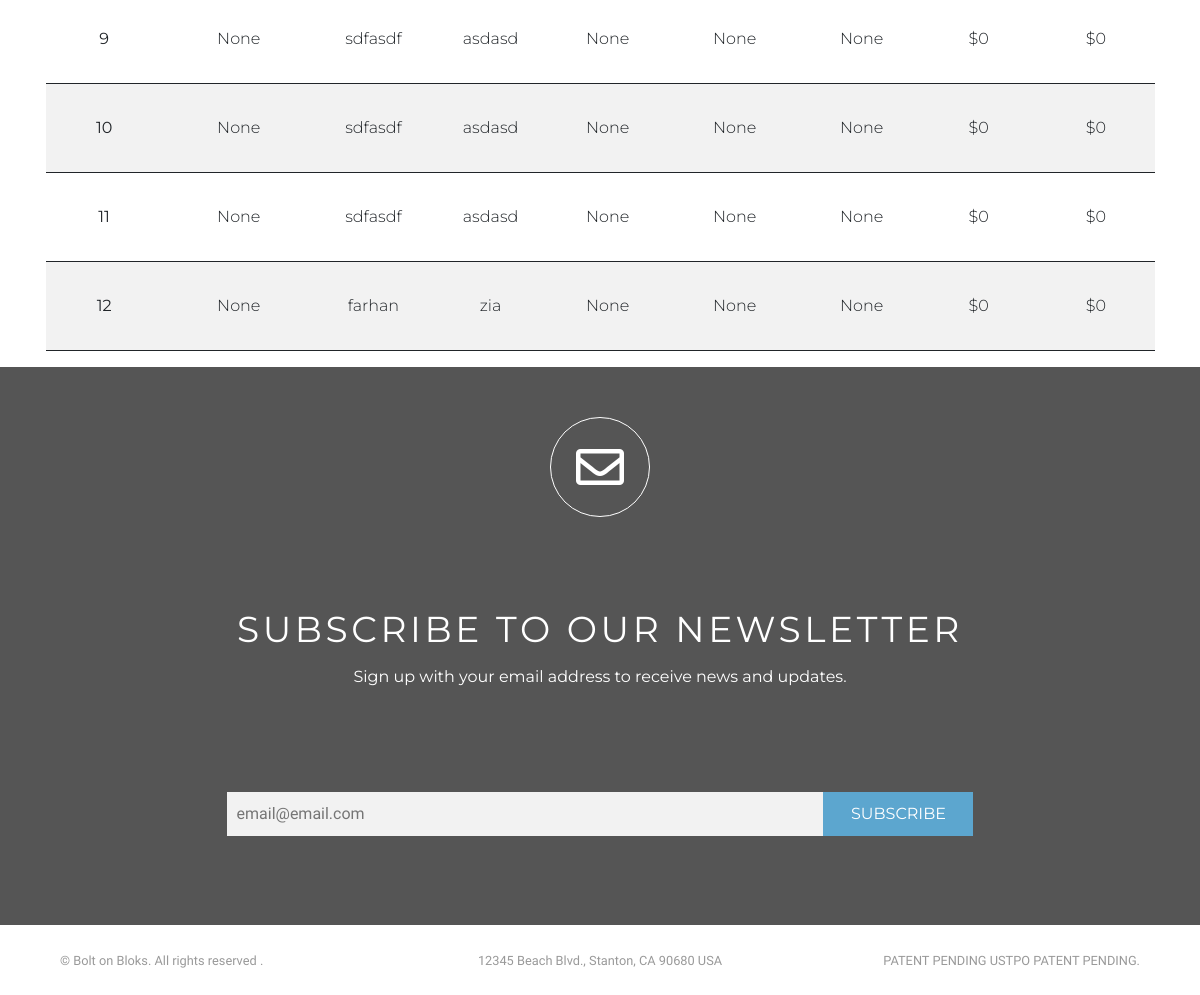
/buyer/applications (signed in, lower part), run on an earlier commit of the app's database.
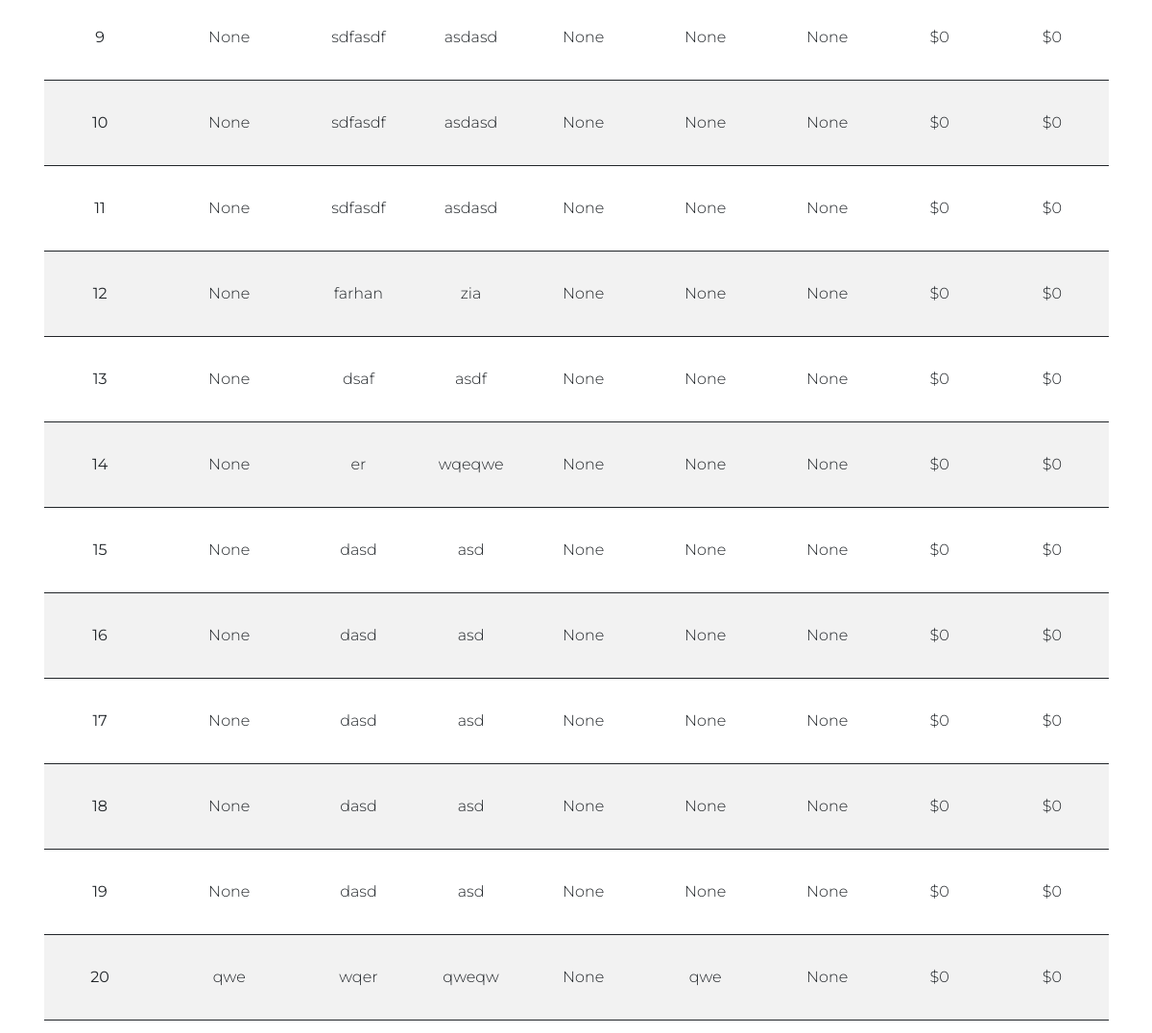
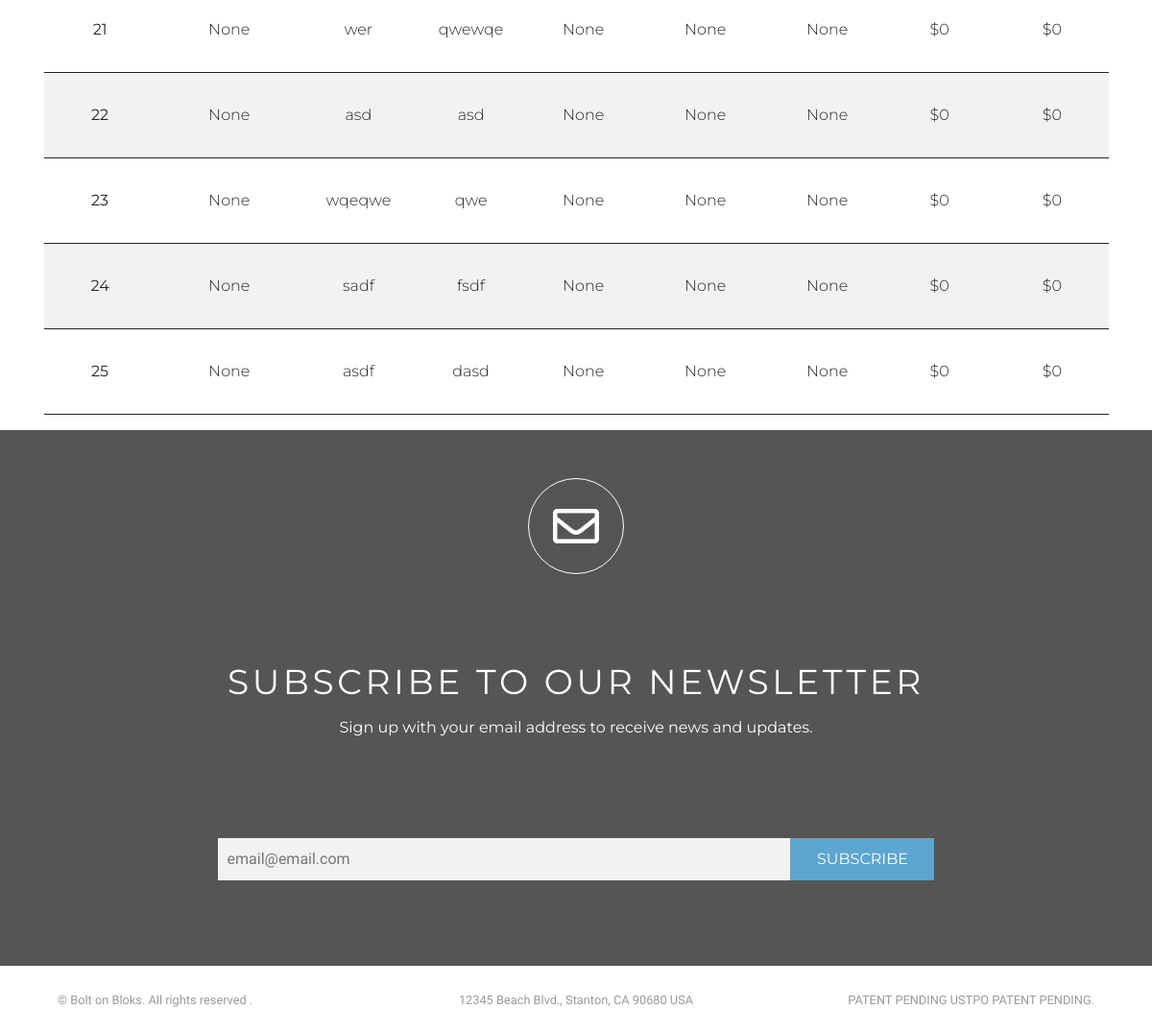
And on a later commit of the database (2 pictures, top to bottom).
### order/models.py (models this page shows)
class Order(models.Model):
    Type_Of_Climate_Area = (
        ('select all','Select All'),
        ('Heavy Snow Load','Heavy Snow Load'),
        ('High Wind','High Wind'),
        ('Tornado','Tornado'),
        ('Earthquake','Earthquake'),
        ('Desert','Desert'),
        ('Other','Other '),
    )
    YES_NO_CHOICES = (
        ('yes', 'Yes'),
        ('no', 'No')
    )
    user = models.ForeignKey(User, on_delete=models.CASCADE, default=None, blank=True, null=True)
    f_name = models.CharField('First Name',max_length=100)
    l_name = models.CharField('Last Name',max_length=100)
    email = models.EmailField('Email',max_length=100, help_text="Optional", blank=True, null=True)
    company_name = models.CharField('Name of Company',max_length=100, help_text="Optional", blank=True, null=True)
    phone_number = models.CharField(("Phone Number"), max_length = 18, help_text="Optional", blank=True, null=True)
    zipcode = USZipCodeField("Zip Code",blank=True, null=True)
    letter_of_credit = models.CharField("Do you have a Letter of Credit?", max_length=5, choices= YES_NO_CHOICES, blank=True, null=True)
    how_much_letter_of_credit= models.CharField("What is the value of your Letter of Credit (in USD)?",max_length=50, help_text="in USD$", blank=True, null=True)
    line_of_credit = models.CharField("Do you have a Line of Credit?", max_length=5, choices= YES_NO_CHOICES, blank=True, null=True)
    how_much_line_of_credit= models.CharField("What is the currently unused amount in your Line of Credit?",max_length=50, help_text="in USD$",blank=True, null=True)
    STATUS_CHOICES = (("3-6 Months","3-6 Months"),
        ("6-9 Months", "6-9 Months"),
        ("1 Year or More", "1 Year or More"),
        )
    When_To_Order =(
        ('urgent','Urgent(within 30 days)'),
        ('other','Other'),
        )
    when_to_order = models.CharField("When are you looking to order?",choices=When_To_Order ,max_length=50, default=None, null=True, blank=True)
    other_when_to_order = models.CharField("When To Order",choices=STATUS_CHOICES ,max_length=50, default=None, null=True, blank=True)
    type_of_climate_area = MultiSelectField("On which type of climate area(s) will the development(s) be sited? ",choices=Type_Of_Climate_Area, max_length=300, blank=True, null=True)
    other_type_of_climate_area =models.CharField(max_length=200, verbose_name="Other", null=True, blank=True)
    septic_infrastructure  = models.CharField("Does the development site already have septic infrastructure or service?",choices=YES_NO_CHOICES, max_length=100, blank=True, null=True)
    installation_septic_infrastructure  = models.CharField("Does it require the installation of septic infrastructure? (There will be a charge for initial infrastructure installation and periodic maintenance service charges.) ",choices=YES_NO_CHOICES, max_length=100, blank=True, null=True, default=None)
    class Meta:
        verbose_name = "Buyer Application"
        verbose_name_plural = "Buyer Applications"

### order/views.py (the view)
# urls.py: path('buyer/applications',ViewBuyerApp.as_view(), name="buyer-app"),
class ViewBuyerApp(LoginRequiredMixin, UserPassesTestMixin, ListView):
    def test_func(self):
        if self.request.user.is_superuser:
            return True
        else:
            return False
    model = Order
    template_name = 'order/view_orders.html'
    context_object_name = 'orders'
    def get_context_data(self, **kwargs):
        context = super(ViewBuyerApp, self).get_context_data(**kwargs)
        context.update({'title': 'Orders'})
        return context
    def get_queryset(self):
        qs = Order.objects.annotate(fieldsum=(Cast('how_much_letter_of_credit', FloatField(
        ))) + (Cast('how_much_line_of_credit', FloatField()))).order_by('-when_to_order', '-fieldsum')
        return qs

### users/forms.py
class EmailListForm(forms.ModelForm):
    class Meta:
        model = EmailList
        fields = ['email']
    def __init__(self, *args, **kwargs):
        super(EmailListForm, self).__init__(*args, **kwargs)
        self.fields['email'].widget.attrs.update({
            'placeholder': 'email@email.com',
            "class":"news-input",
        })

### users/context_processor.py (called while the page is built)
def email_form(request):
    form = EmailListForm()
    return {"subscribe_form":form}

### order/templates/order/view_orders.html (shortened to what this page needs)
{% extends "users/base.html" %}
{% load crispy_forms_tags %}
{% load static %}
{% load humanize %}
{% block content%}
<div class="container">
    <div class="row">
        <div class="col-md-12 table-responsive">
            <table class="text-center view_order_table table table-striped table-bordered animate zoomIn">
                {% for order in orders %}
                    <tr>
                        <td colspan="0"><strong>{{forloop.counter}}</strong></td>
                        <td>{{order.company_name}}</td>
                        <td>{{order.f_name}}</td>
                        <td>{{order.l_name}}</td>
                        <td>{{order.email}}</td>
                        <td>{{order.phone_number}}</td>
                        {% if order.when_to_order != 'other' %}
                        <td>{{order.when_to_order}}</td>
                        {% elif order.when_to_order == 'other' %}
                        <td>Within {{order.other_when_to_order}} Days</td>
                        {% endif %}
                        <td>${{order.how_much_letter_of_credit|intcomma}}</td>
                        <td>${{order.how_much_line_of_credit|intcomma}}</td>
                    </tr>
                    {% endfor %}
                </table>
        </div>
    </div>
 </div>
{% endblock%}

### users/templates/users/base.html (shortened to what this page needs)
{% load static %}
<!DOCTYPE html>
<html lang="en">
<head>
	<link rel="stylesheet" href="https://use.fontawesome.com/releases/v5.7.2/css/all.css"
>
	<link type="text/css" rel="stylesheet" href="{% static 'users/new_custom/vendor/bootstrap/css/bootstrap.min.css' %}" />
	<link type="text/css" rel="stylesheet" href="{% static 'users/new_custom/css/slick.css' %}" />
	<link type="text/css" rel="stylesheet" href="{% static 'users/new_custom/css/slick-theme.css' %}" />
	<link type="text/css" rel="stylesheet" href="{% static 'users/custom/custom.css' %}" />
	<link type="text/css" rel="stylesheet" href="{% static 'users/new_custom/css/custom.css' %}" />
	<link type="text/css" rel="stylesheet" href="{% static 'users/new_custom/css/style.css' %}" />
	<link type="text/css" rel="stylesheet" href="{% static 'users/fonts/stylesheet.css' %}" />
	<link href="{% static 'MBD/css/mdb.min.css' %}" rel="stylesheet">
</head>
<body>
	<div class="md-padding">
		{% block  content %}
		{% endblock %}
	</div>
   <div class="container-fluid">
      <div class="row">
        <div class="col-md-12">
         <form  class="no-margin" method="POST" action="{% url 'home' %}">
            <div class="row news-letter txt-center">
            <div class="icon-div">
              <i class="far fa-envelope icon-env"></i>
            </div>
            <div class="col-md-12">
              <p class="subsribe-us-txt">SUBSCRIBE TO OUR NEWSLETTER</p>
              <p class="sign-up-txt">Sign up with your email address to receive news and updates.</p>
            </div>
            <div class="col-md-12 sub-input-parent">
			   {{subscribe_form.email}}
			   <button class="subsribe-btn">SUBSCRIBE</button>
            </div>
            </div>
         </form>
        </div>
      </div>
   </div>
   <footer>
      <div class="container-fluid">
         <div class="row">
             <div class="col-lg-4 col-md-4"><p class="m-0 text-left small">&copy; Bolt on Bloks. All rights reserved
				 .</p></div>
             <div class="col-lg-4 col-md-4"><p class="m-0 text-center small">12345 Beach Blvd., Stanton, CA 90680 USA</p></div>
             <div class="col-lg-4 col-md-4"><p class="m-0 text-right small">PATENT PENDING USTPO PATENT PENDING.</p></div>
         </div>
      </div>
   </footer>
</body>
</html>

### static/users/custom/custom.css (style rules this page uses)
html { scroll-behavior: smooth; font-family: 'Quicksand', sans-serif !important; }
table { font-family: didot-w01-italic, serif; }
form { margin-left: 100px !important; margin-right: 100px !important; }
.view_order_table { font-family: Montserrat; border-bottom: 2px solid; }
.view_order_table { border-bottom: 2px solid; }
.view_order_table tbody tr { border-bottom: 1px solid; }
.no-margin { margin-left: 0px !important; margin-right: 0px !important; }

### static/users/new_custom/css/custom.css (style rules this page uses)
body { font-family: 'Montserrat', sans-serif; }
footer { padding-bottom: 1.6rem!important;padding-top: 1.6rem!important; }
footer p { color: #999; }
@media (min-width:768px) { footer,.navbar-custom { padding-right: 45px; padding-left: 45px; } }

### static/users/new_custom/css/style.css (style rules this page uses)
.news-letter { background: linear-gradient(0deg, #555555, #555555), #FFFFFF; height: 558px; }
.txt-center { text-align: center; }
.icon-div { height: 100px; width: 100px; border-radius: 50px; border: 1px solid #FFFFFF; margin-right: auto; margin-left: auto; margin-top: 50px; }
.icon-env { font-size: 48px; padding-top: 25px; color: #FFFFFF; }
.subsribe-us-txt { font-family: Montserrat; font-style: normal; font-weight: normal; font-size: 36px; line-height: 44px; text-align: center; letter-spacing: 0.1em; color: #FFFFFF; }
.sign-up-txt { font-family: Montserrat; font-style: normal; font-weight: normal; font-size: 16px; line-height: 20px; text-align: center; color: #FFFFFF; }
.news-input { width: 50%; padding: 10px; background: #F2F2F2; border: none; }
.subsribe-btn { font-family: Montserrat; text-transform: capitalize; padding: 10px; background: #5ca6cf; width: 150px; border-color: #5ca6cf; color: #FFFFFF; border: none; margin-left: -7px; }
.sub-input-parent { text-align: center; padding: 0 !important; }

What changed in the data, as far as the page shows it:
added Order: company_name "None", f_name "dsaf", l_name "asdf", email "None", phone_number "None", when_to_order "None", how_much_letter_of_credit "0", how_much_line_of_credit "0"
added Order: company_name "None", f_name "er", l_name "wqeqwe", email "None", phone_number "None", when_to_order "None", how_much_letter_of_credit "0", how_much_line_of_credit "0"
added Order: company_name "None", f_name "dasd", l_name "asd", email "None", phone_number "None", when_to_order "None", how_much_letter_of_credit "0", how_much_line_of_credit "0"
added Order: company_name "None", f_name "dasd", l_name "asd", email "None", phone_number "None", when_to_order "None", how_much_letter_of_credit "0", how_much_line_of_credit "0"
added Order: company_name "None", f_name "dasd", l_name "asd", email "None", phone_number "None", when_to_order "None", how_much_letter_of_credit "0", how_much_line_of_credit "0"
added Order: company_name "None", f_name "dasd", l_name "asd", email "None", phone_number "None", when_to_order "None", how_much_letter_of_credit "0", how_much_line_of_credit "0"
added Order: company_name "None", f_name "dasd", l_name "asd", email "None", phone_number "None", when_to_order "None", how_much_letter_of_credit "0", how_much_line_of_credit "0"
added Order: company_name "qwe", f_name "wqer", l_name "qweqw", email "None", phone_number "qwe", when_to_order "None", how_much_letter_of_credit "0", how_much_line_of_credit "0"
added Order: company_name "None", f_name "wer", l_name "qwewqe", email "None", phone_number "None", when_to_order "None", how_much_letter_of_credit "0", how_much_line_of_credit "0"
added Order: company_name "None", f_name "asd", l_name "asd", email "None", phone_number "None", when_to_order "None", how_much_letter_of_credit "0", how_much_line_of_credit "0"
added Order: company_name "None", f_name "wqeqwe", l_name "qwe", email "None", phone_number "None", when_to_order "None", how_much_letter_of_credit "0", how_much_line_of_credit "0"
added Order: company_name "None", f_name "sadf", l_name "fsdf", email "None", phone_number "None", when_to_order "None", how_much_letter_of_credit "0", how_much_line_of_credit "0"
added Order: company_name "None", f_name "asdf", l_name "dasd", email "None", phone_number "None", when_to_order "None", how_much_letter_of_credit "0", how_much_line_of_credit "0"
